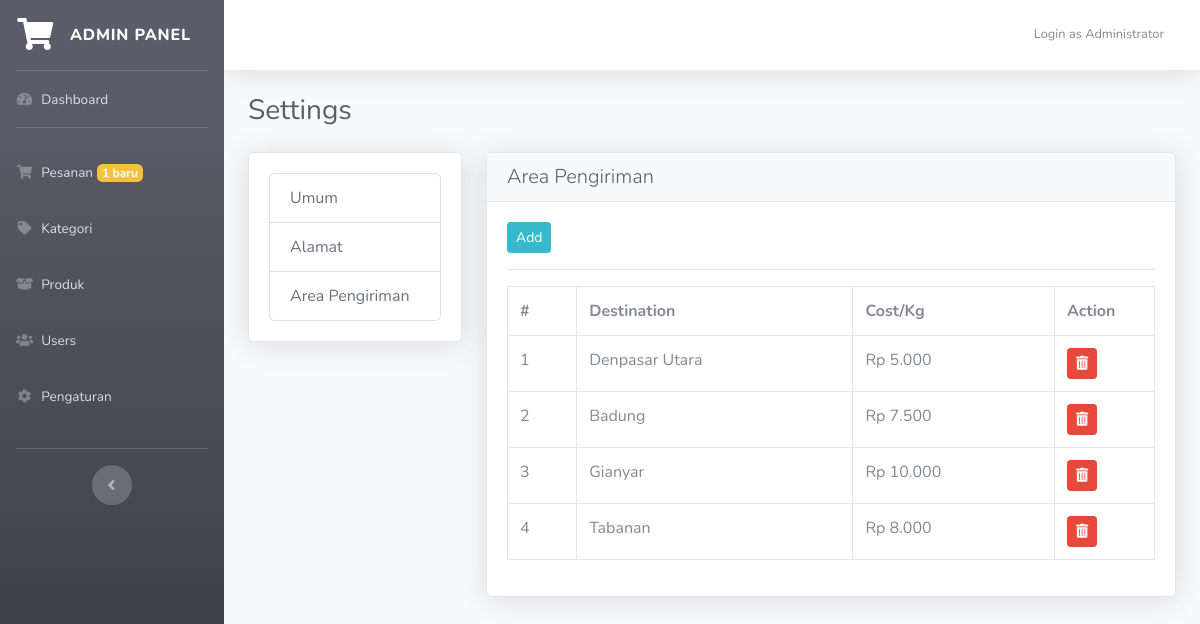
Before: /admin.php?page=settings&opt=delivery (signed in) with the older database file.
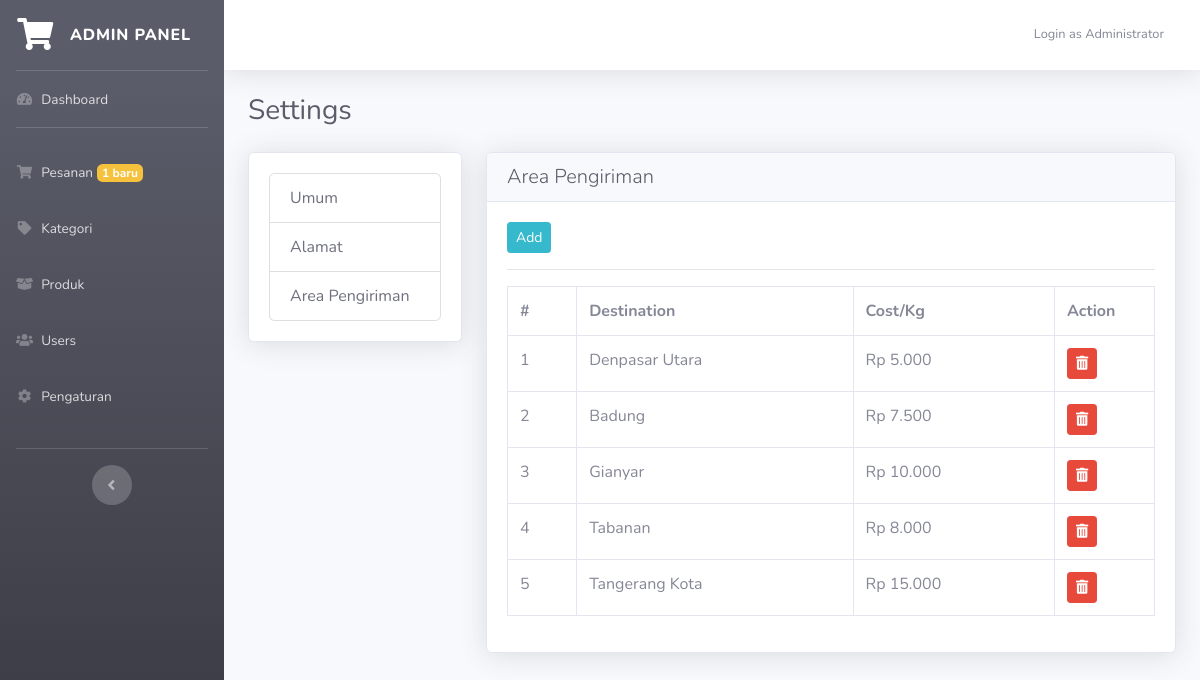
After: the same page with the newer database file.
### tables this page shows
CREATE TABLE `region` (
  `id` int(11) NOT NULL,
  `region` varchar(100) NOT NULL,
  `price` int(11) NOT NULL
);

### admin.php (called while the page is built, shortened)
<?php
require_once 'include/func.php';
include "module/templates/index-admin.php";

### include/func.php (called while the page is built, shortened)
<?php
function string2Number($cString){
    return str_replace(",","",$cString) ;
}
function number2String($nNumber,$nDecimals=0){
    $nNumber = floatval(string2Number($nNumber)) ;
    return number_format($nNumber,$nDecimals,",",".") ;
}

### module/admin/settings.php (the view, shortened to what the changed rows need)
<div class="container-fluid">
	<h1 class="h3 mb-2 text-gray-800 mb-4">Settings</h1>
	<div class="row">
        <?php
        if(!isset($_GET['opt']) ||$_GET['opt'] == "general"){
        ?>
        <div class="col-md-9">
            <div class="card shadow">
                <div class="card-header">
                    <h2 class="lead text-dark mb-0">General</h2>
                </div>
                    <div class="card-body">
                        <form action="?page=settings" method="post">
                            <div class="form-group">
                                <label for="title">Website Name</label>
                                <input type="text" autocomplete="off" name="cTitle" id="title" class="form-control" required value="<?= $vaGeneral['app_name']; ?>">
                            </div>
                            <div class="form-group">
                                <label for="slogan">Website slogan</label>
                                <input type="text" autocomplete="off" name="cSlogan" id="slogan" class="form-control" required value="<?= $vaGeneral['slogan']; ?>">
                                <small class="text-muted">Will appear on the title home</small>
                            </div>
                            <!-- <div class="form-group">
                                <label for="color">Navigation Color</label>
                                <input type="text" autocomplete="off" name="color" id="color" class="form-control" required value="<?= $vaGeneral['navbar_color']; ?>">
                                <small class="text-muted">Use hex code. Example: #12283F</small>
                            </div> -->
                            <div class="form-group">
                                <label for="whatsapp">WhatsApp</label>
                                <input type="number" autocomplete="off" name="cWhatsapp" id="whatsapp" class="form-control" required value="<?= $vaGeneral['whatsapp']; ?>">
                            </div>
                            <div class="form-group">
                                <label for="email_contact">Email Contact</label>
                                <input type="text" autocomplete="off" name="cEmailContact" id="email_contact" class="form-control" required value="<?= $vaGeneral['email_contact']; ?>">
                            </div>
                            <button type="submit" name="change_general" class="btn btn-sm btn-success">Update</button>
                        </form>
                    </div>
                </div>
            </div>
        </div>
        <?php
        }else if($_GET['opt'] == "delivery"){
        ?>
        <div class="col-md-9">
            <div class="card shadow">
                <div class="card-header">
                    <h2 class="lead text-dark mb-0">Area Pengiriman</h2>
                </div>
                <div class="card-body">
                   <table class="table table-bordered">
                        <tr>
                            <th>#</th>
                            <th>Destination</th>
                            <th>Cost/Kg</th>
                            <th>Action</th>
                        </tr>
                        <?php
                        $no=1;
                        $dbDelivery = mysqli_query($db,"select * from `region`");
                        while($dbR  = mysqli_fetch_array($dbDelivery)){ ?>
                        <tr>
                            <td><?= $no; ?></td>
                            <td><?= $dbR['region']; ?></td>
                            <td>Rp <?= number2String($dbR['price']); ?></script></td>
                            <td style="width: 100px">
                                <a href="?page=settings&opt=delete_delivery&id=<?= $dbR['id']; ?>" onclick="return confirm('Apakah Anda Yakin?')" class="btn btn-sm btn-danger"><i class="fa fa-trash-alt"></i></a>
                            </td>
                        </tr>
                        <?php $no++; } ?>
                   </table>
                </div>
            </div>
        </div>
        <?php
        }else if($_GET['opt'] == "add_delivery"){
        ?>
        <div class="col-md-9">
            <div class="card shadow">
                <div class="card-header">
                    <h2 class="lead text-dark mb-0">Tambah Area Pengiriman</h2>
                </div>
                <div class="card-body">
                    <form action="?page=settings" method="post">
                    <div class="form-group">
                        <label for="region">Wilayah</label>
                        <input
                            type="text"
                            class="form-control"
                            id="region"
                            name="cRegion"
                            autocomplete="off"
                            required
                            value=""
                        >
                    </div>
                    <div class="form-group">
                    <label for="price">Harga/Kg</label>
                        <input
                            type="text"
                            class="form-control input-money"
                            id="price"
                            name="cPrice"
                            autocomplete="off"
                            required
                            value=0
                        >
                        <small id="priceHelp" class="form-text text-muted"
                            >Contoh pengisian: 1,000.00</small
                        >
                    </div>
                    <button type="submit" name="add_delivery" class="btn btn-primary">Add</button>
                </form>
                </div>
            </div>
        </div>
        <?php
        }
        ?>
    </div>
</div>

Changed rows visible on the page:
added region: region "Tangerang Kota", price "15.000"
